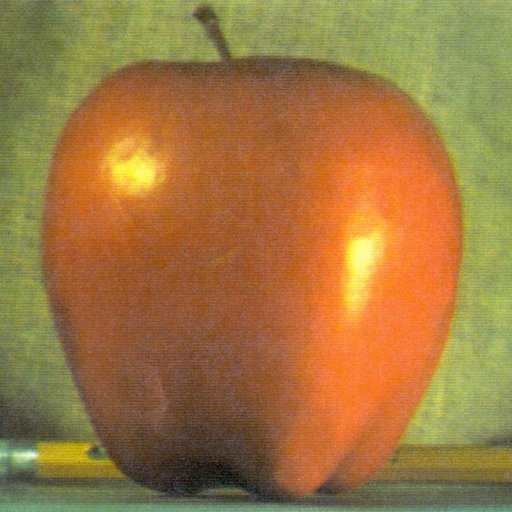
#> input picture apple.jpg, 512 x 512 px
$ jupyter execute --allow-errors 'Basic 4.ipynb'
#> lines starting #> are read from the running program, lines starting #| are printed output that depends on the picture; after the words box and inside, x2 and y2 are one past the last pixel; in counts of white or black regions, pixels touching at a corner belong together
[cell 1]
import cv2
import numpy as np

[cell 2]
img1 = cv2.imread('apple.jpg')
#> img1 is the input picture: shape (512, 512, 3); mean B, G, R 64.8, 119.7, 159.1
print(img1.shape,'\n')
#| (512, 512, 3)
print(img1.size,'\n')
#| 786432
print(img1.dtype,'\n')
#| uint8
b,g,r = cv2.split(img1)
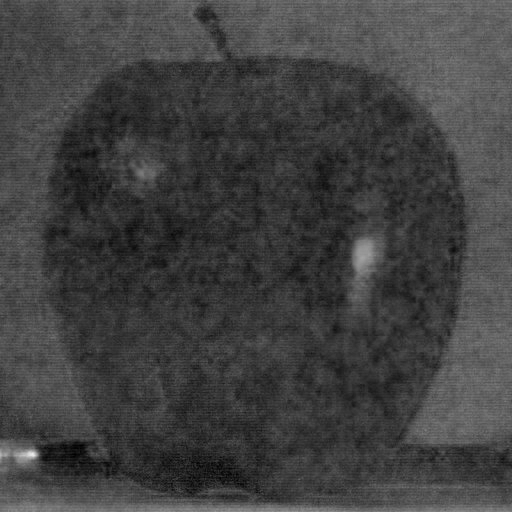
#> b: shape (512, 512); min 0, max 236, mean 64.8
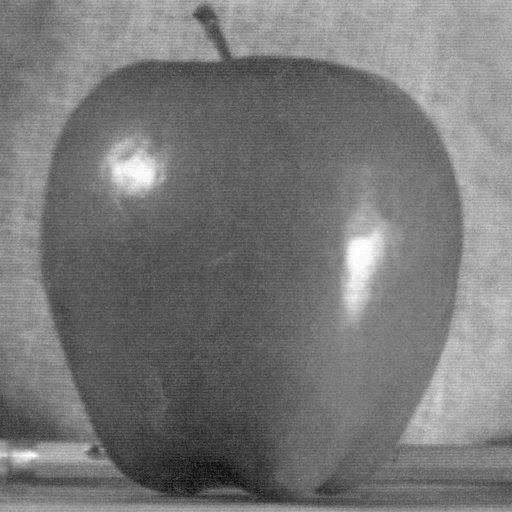
#> g: shape (512, 512); min 7, max 255, mean 119.7
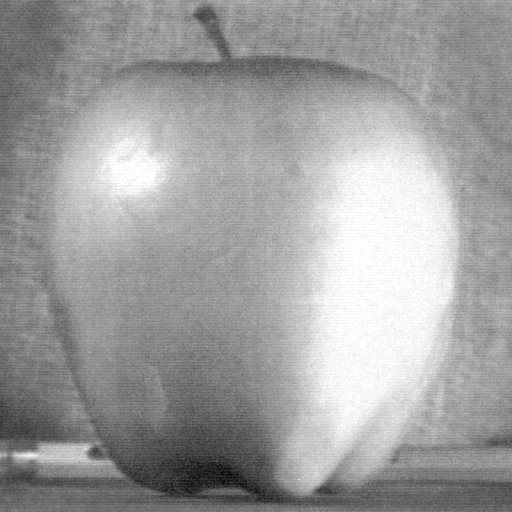
#> r: shape (512, 512); min 8, max 255, mean 159.1
img2 = cv2.merge((b,g,r))
cv2.imshow('image',img1)
cv2.waitKey(0)
cv2.destroyAllWindows()

[cell 3]
b = img1[13:100,23:91,0] #get only roi
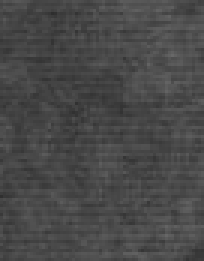
#> b: shape (87, 68) (shown 3 times larger); min 46, max 104, mean 72.6
g = img1[13:100,23:91,1]
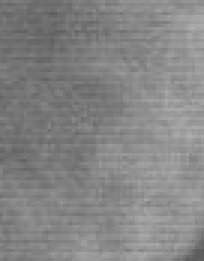
#> g: shape (87, 68) (shown 3 times larger); min 90, max 174, mean 132.9
r = img1[13:100,23:91,2]
#> r: shape (87, 68)
img2 = cv2.merge((b,g,r))
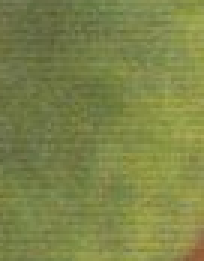
#> img2: shape (87, 68, 3) (shown 3 times larger); mean of channels 0, 1, 2 72.6, 132.9, 124.9; drawn as B, G, R
cv2.imshow('image',img2)
cv2.waitKey(0)
cv2.destroyAllWindows()

[cell 4]
# Get the ball ROI and paste elsewhere
ball = img1[280:340, 330:390]
img1[100:160,200:260] = ball #replace the value with the ball
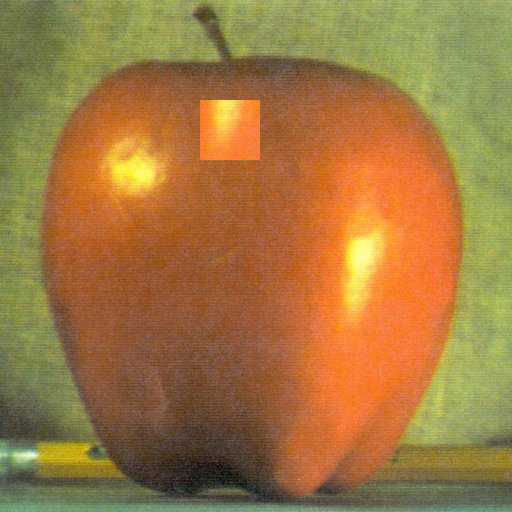
#> img1: shape (512, 512, 3); 1.37% of pixels changed, all inside (x1, y1, x2, y2) = (200, 100, 260, 160)
#> (the rest of this cell did not finish here and is left out)

[cell 5]
#Adding two images
img2 = cv2.imread('baboon.jpg')
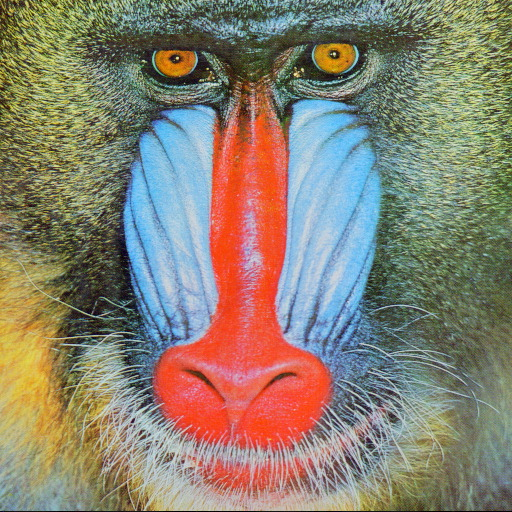
#> input picture baboon.jpg, 512 x 512 px
#> img2 is the input picture: shape (512, 512, 3); mean B, G, R 112.9, 129.1, 137.1
new_added = cv2.add(img1,img2)
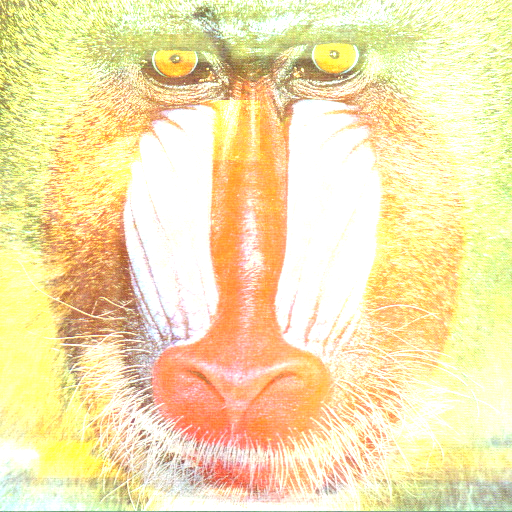
#> new_added: shape (512, 512, 3); mean B, G, R 174.4, 227.6, 244.9
cv2.imshow('image',new_added)
cv2.waitKey(0)
cv2.destroyAllWindows()

[cell 6]
#Adding two images by addweighted
new = cv2.addWeighted(img1, .5, img2, .4, 0)
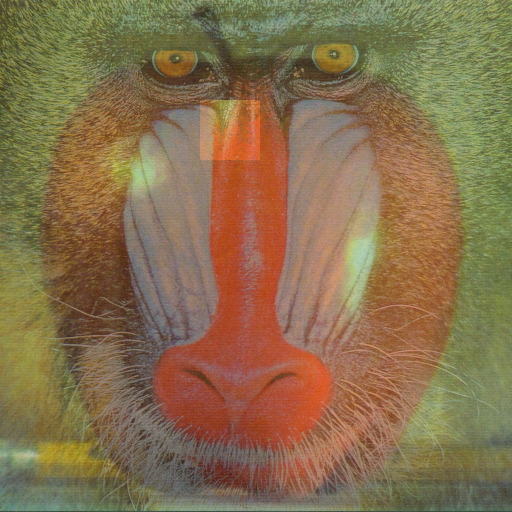
#> new: shape (512, 512, 3); mean B, G, R 77.6, 111.9, 134.9
cv2.imshow('image',new)
cv2.waitKey(0)
cv2.destroyAllWindows()

[cell 7]
#Resize Image
resize =cv2.resize(img1, (212,212))
cv2.imshow('image',resize)
cv2.waitKey(0)
cv2.destroyAllWindows()
